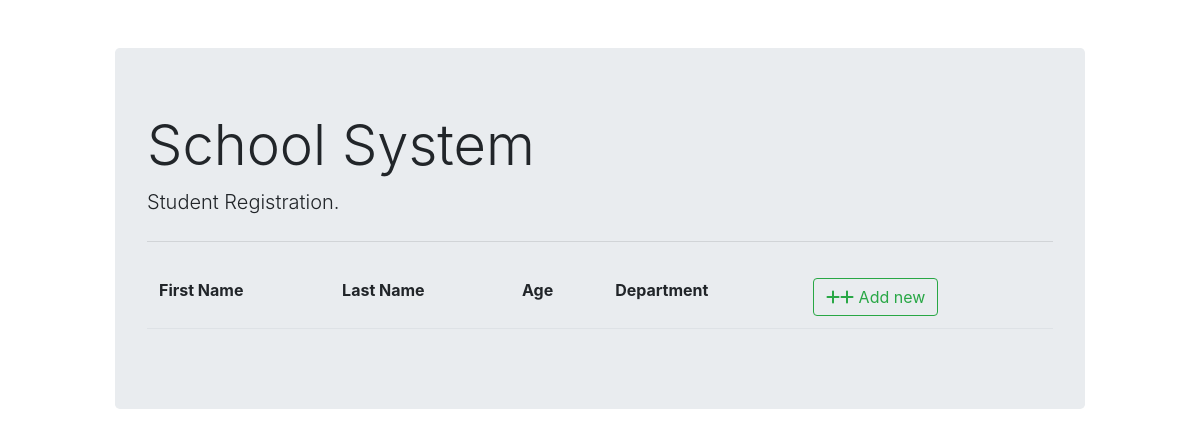
The page /list/ on the database as committed earlier.
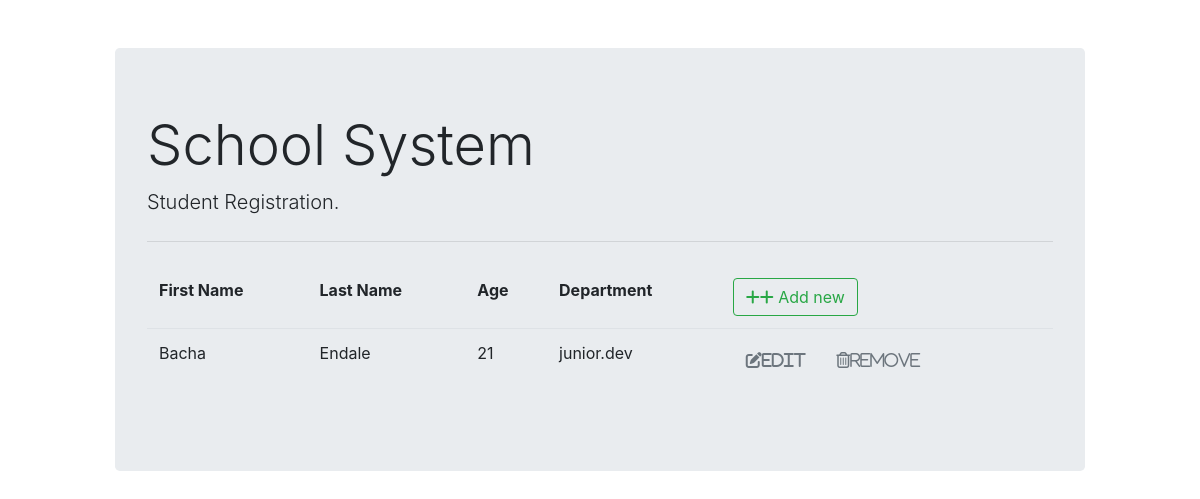
The same page on the database as committed later.
### employee_register/models.py (models this page shows)
class student(models.Model):
    firstname=models.CharField(max_length=50)
    lastname=models.CharField(max_length=50)
    age=models.CharField(max_length=3)
    department=models.ForeignKey(department,on_delete=models.CASCADE)

class department(models.Model):
    title=models.CharField(max_length=50)
    def __str__(self) -> str:
        return self.title

### employee_register/views.py (the view)
# urls.py: path('list/',student_list, name='list')
def student_list(request):
    context ={'student_list':student.objects.all()}
    return render(request,'student_list.html', context)

### employee_register/templates/student_list.html
{% extends "index.html" %}
{% block content %}
<table class="table table-borderless">
    <thead class="border-bottom font-weight-bold">
        <tr>
            <td>First Name</td>
            <td>Last Name</td>
            <td>Age</td>
            <td>Department</td>
            <td>
                <a href="{% url 'form'  %}" class="btn btn-outline-success">
                    <i class="fas fa-plus">+</i> Add new
                </a>
            </td>
        </tr>
    </thead>
    <tbody>
        {% for student in student_list %}
        <tr>
            <td>{{student.firstname}}</td>
            <td>{{student.lastname}}</td>
            <td>{{student.age}}</td>
            <td>{{student.department}}</td>
            <td>
                <a href="{% url 'edit' student.id %}" class="btn text-secondary">
                    <i class="fas fa-edit ">Edit</i>
                </a>
                <a href="{% url 'delete' student.id %}" class="btn text-secondary">
                    <i class="far fa-trash fa lg">Remove</i>
                </a>
            </td>
        </tr>
        {% endfor %}
    </tbody>
</table>
{% endblock content %}

### employee_register/templates/index.html (shortened to what this page needs)
<!DOCTYPE html>
<html lang="en">
<head>
    <link rel="stylesheet" href="https://cdn.jsdelivr.net/npm/bootstrap@4.1.3/dist/css/bootstrap.min.css">
    <link rel="stylesheet" href="path/to/font-awesome/css/font-awesome.min.css">
</head>
<body>
    <div class="contaier">
        <div class="col-md-10 offset-md-1 mt-5">
            <div class="jumbotron">
                <h1 class="display-4">School System</h1>
                <p class="lead">Student Registration.</p>
                <hr class="my-4">
                {% block content %}
                {% endblock content %}
              </div>
        </div>
    </div>
</body>
</html>

Rows that differ between the two databases and show on the page:
added student: firstname "Bacha", lastname "Endale", age "21", department "junior.dev"
